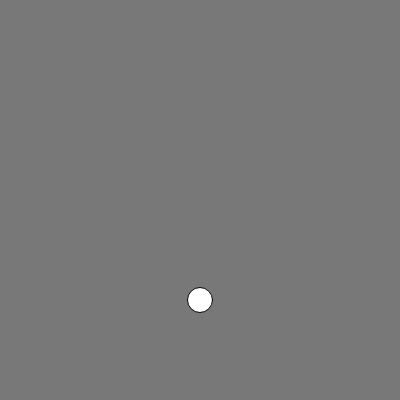
Frame 1 (no input)
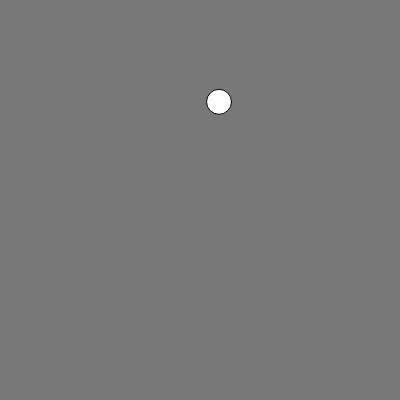
Frame 60 (no input)
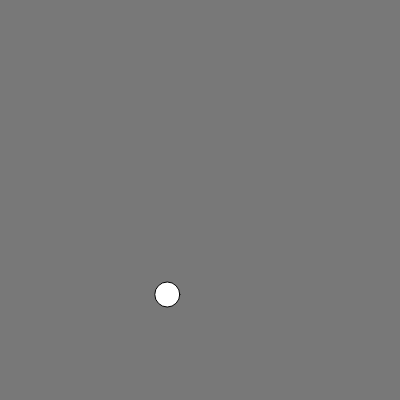
Frame 120 (the mouse pressed at the canvas centre since frame 60)

The p5.js sketch that drew these frames (run headless with seeded random() and noise() and a simulated clock; from frame 60 on, the mouse is pressed at the canvas centre):

// p5.js sketch
// ── sketch.js
"use strict";
let angle=0;
let speed=0.05;
let scalar=100;
function setup(){
    createCanvas(400,400);
}

function draw(){
    background(120,120,120);
    let x=width/2+sin(angle)*scalar;
    let y=height/2+cos(angle)*scalar;
    ellipse(x,y,25,25);
    angle+=speed;

}
